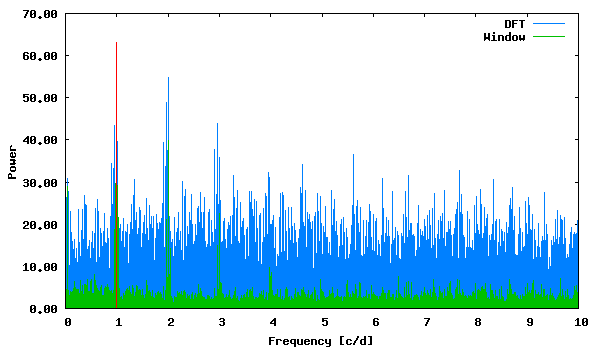

Write gnuplot code to recreate this figure.
set term png size 600,350 medium
set colors classic
set output "phase_lc_11.deeming.png"
set xlabel "Frequency [c/d]"
set ylabel "Power"
set format y "%5.2f"
plot "deeming.periodogram" using 1:2 with lines linecolor 3 title "DFT", "deeming.periodogram" using 1:3 with lines linecolor 2 title "Window", "<echo '0.997320 63.22870967'" with impulses linecolor 1 title ""
 
